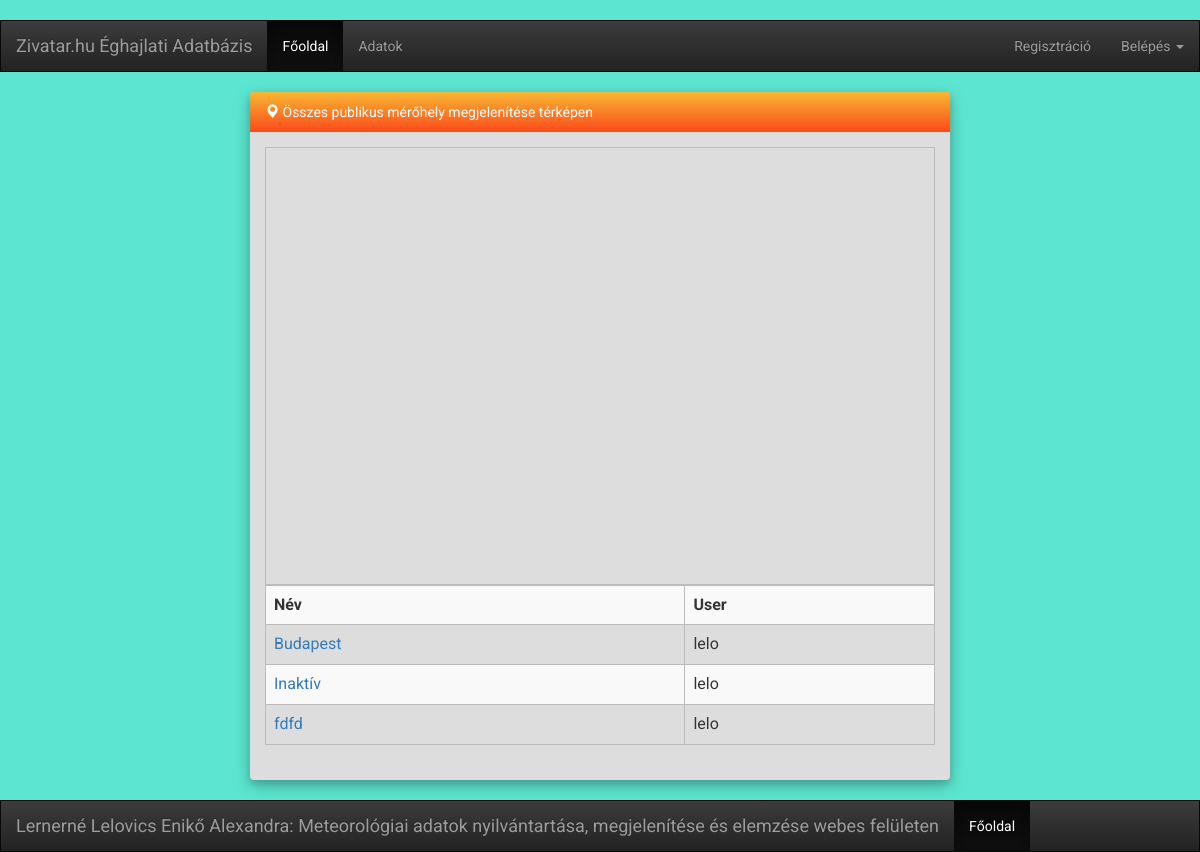
Page /site_list/ on the earlier database version.
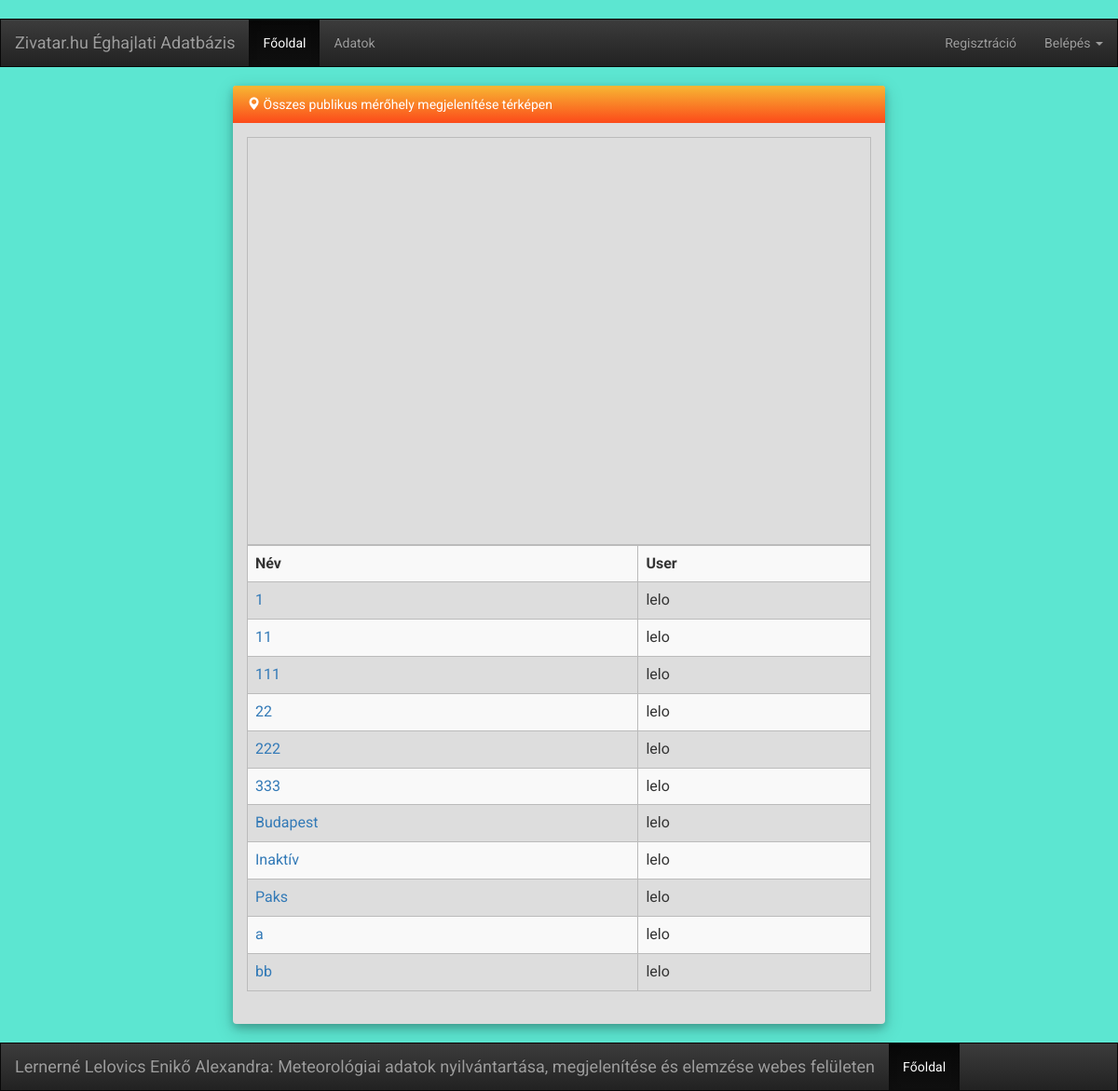
Same page on the later database version.
### climate/models.py (models this page shows, shortened)
class Site(models.Model):
	id = models.AutoField(primary_key = True)
	owner = models.ForeignKey('auth.user')
	title = models.CharField(max_length = 100, unique = True)
	comment = models.TextField(blank = True)
	createdDate = models.DateTimeField(default = timezone.now)
	isActive = models.BooleanField(default = True)
	isPublic = models.BooleanField(default = True)
	lat = models.DecimalField(max_digits = 20, decimal_places = 15)
	lon = models.DecimalField(max_digits = 20, decimal_places = 15)
	narrowArea = models.IntegerField(choices = NARROW_AREA, default = 1)
	wideArea = models.IntegerField(choices = WIDE_AREA, default = 1) # site.wideArea; site.get_wideArea_display() https://docs.djangoproject.com/en/1.9/topics/db/models/#field-options

### climate/views.py (the view)
# urls.py: url(r'^site_list/', views.site_list, name='site_list'),
def site_list(request):
	sites = Site.objects.filter(isPublic=True).order_by('title')
	return render(request, 'climate/site_list.html', {'sites': sites})

### climate/templates/climate/site_list.html (shortened to what this page needs)
{% extends 'climate/base.html' %}
{% block content %}
<div class="panel panel-primary">
	<div class="panel-heading"><span class="glyphicon glyphicon-map-marker"></span> Összes publikus mérőhely megjelenítése térképen</div>
		<div class="panel-body">
			<div id="google_maps_all_stations" class="col-12"></div>
			<div class="col-12">
				<table class="table table-striped" width="100%">
					<tr>
						<th>Név</th>
						<th>User</th>
					</tr>
					{% for site in sites %}
						<tr>
							<td><a href="{% url 'site_details' pk=site.pk %}">{{ site.title }}</a></td>
							<td>{{ site.owner }}</td>
						</tr>
					{% endfor %}
				</table>
			</div>
		</div>
	</div>
</div>
{% endblock content %}

### climate/templates/climate/base.html (shortened to what this page needs)
﻿{% load staticfiles %}
<!DOCTYPE html>
<html>
<head>
	<link rel="stylesheet" href="https://maxcdn.bootstrapcdn.com/bootstrap/3.3.7/css/bootstrap.min.css">
	<link rel="stylesheet" href="https://maxcdn.bootstrapcdn.com/bootstrap/3.3.7/css/bootstrap-theme.min.css">
	<link href="{%static 'css/jumbotron-narrow.css' %}" rel="stylesheet">
	<link rel="stylesheet" href="{% static 'css/klimaadat.css' %}">
	<link href="{%static 'css/weather-icons.min.css' %}" rel="stylesheet">
	<link href="{% static 'css/weather-icons-wind.min.css' %}" rel="stylesheet">
</head>
<body>
<nav class="navbar navbar-inverse noradius">
	<div class="container-fluid">
	<div class="navbar-header">
				<a class="navbar-brand" href="{% url 'main' %}">Zivatar.hu Éghajlati Adatbázis</a>
			</div>
			<ul class="nav navbar-nav">
				<li class="active"><a href="{% url 'main' %}">Főoldal</a></li>
				<li><a href="#">Adatok</a></li>
			</ul>
			<ul class="nav navbar-nav navbar-right">
                  <li><a href="http://www.jquery2dotnet.com">Regisztráció</a></li>
                  <li class="dropdown">
                     <a href="http://www.jquery2dotnet.com" class="dropdown-toggle" data-toggle="dropdown">Belépés <b class="caret"></b></a>
                  </li>
               </ul>
	</div>
</nav>
<div class="container">
	{% block content %}
	{% endblock %}
<footer class="navbar navbar-inverse noradius">
	<div class="container-fluid">
		<div class="navbar-header">
			<a class="navbar-brand">Lernerné Lelovics Enikő Alexandra: Meteorológiai adatok nyilvántartása, megjelenítése és elemzése webes felületen</a>
		</div>
		<ul class="nav navbar-nav">
			<li class="active"><a href="{% url 'main' %}">Főoldal</a></li>
		</ul>
	</div>
</footer>
</body>
</html>

### climate/static/css/jumbotron-narrow.css (style rules this page uses)
body { padding-top: 20px; padding-bottom: 20px; }
@media (min-width: 768px) { .container { max-width: 730px; } }

### climate/static/css/klimaadat.css (style rules this page uses)
body { font-family: 'Roboto', sans-serif; }
div#google_maps_all_stations { border: 1px solid #bbb; padding-top: 65%; }
table.table-striped td, table.table-striped th { border: 1px solid #bbb !important; }
body { padding-top: 0; padding-bottom: 0; }
.noradius { border-radius: 0; }
footer.navbar { margin-bottom: 0; }
div.panel.panel-primary, div.jumbotron { background-color: #DDD; border: 0; box-shadow: 0 4px 8px 0 rgba(0, 0, 0, 0.2), 0 6px 20px 0 rgba(0, 0, 0, 0.19); }
body { background-color: #5CE6D1; }
div.panel.panel-primary > div.panel-heading { background-image: linear-gradient(to bottom,#F7B733 0,#FC4A1A 100%); border: 0; }

Differences in the rows shown:
removed Site: title "fdfd", owner "lelo"
added Site: title "1", owner "lelo"
added Site: title "11", owner "lelo"
added Site: title "111", owner "lelo"
added Site: title "22", owner "lelo"
added Site: title "222", owner "lelo"
added Site: title "333", owner "lelo"
added Site: title "Paks", owner "lelo"
added Site: title "a", owner "lelo"
added Site: title "bb", owner "lelo"
